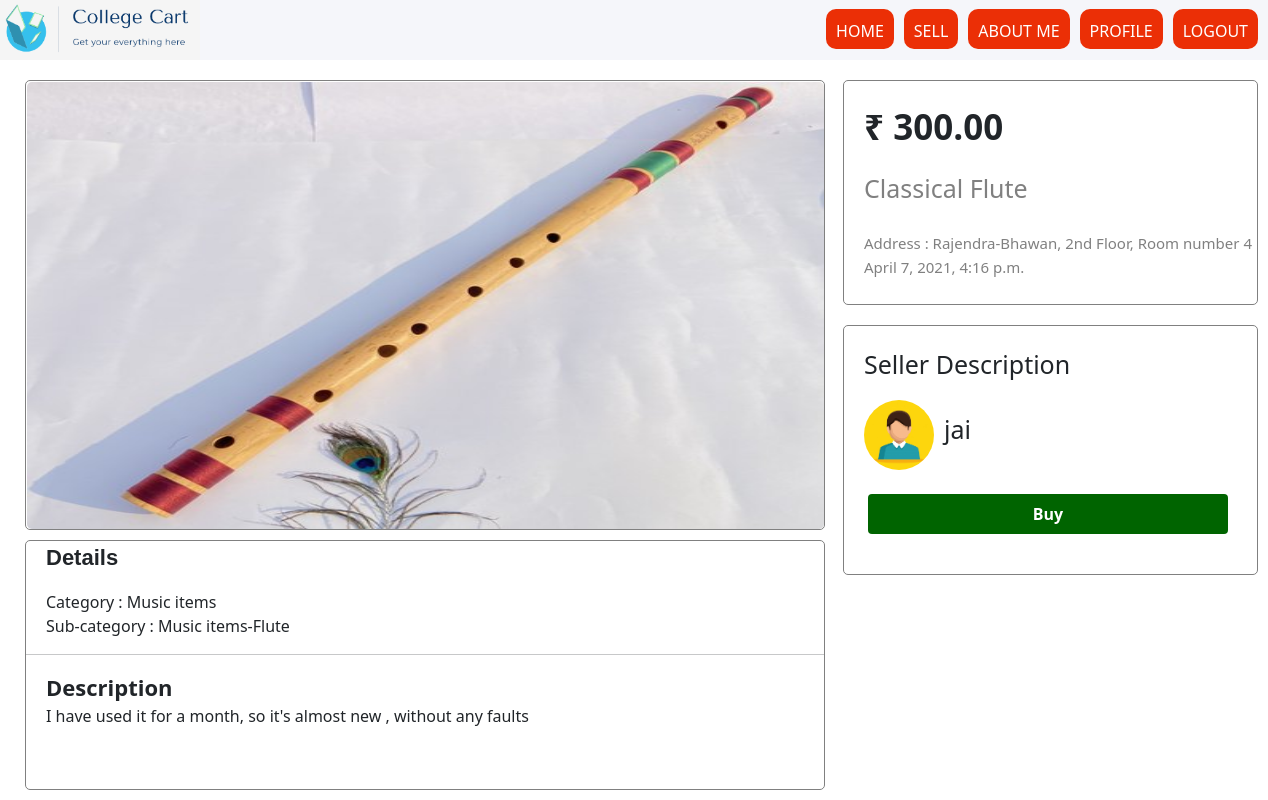
The page /shop/detail/24/ (signed in) on the database its author committed.
### shop/models.py (models this page shows)
class item(models.Model):
	user=models.ForeignKey(User, on_delete=models.CASCADE)
	category=models.ForeignKey(Category, on_delete=models.CASCADE)
	subcategoryname=models.ForeignKey(subcategory, on_delete=models.CASCADE)
	title=models.CharField(max_length=1000,null=False, blank=False)
	image=models.ImageField(null= False, blank=False, upload_to="itemimage" )
	description=models.CharField(max_length=1000, null=False, blank=False)
	price = models.DecimalField(max_digits=10, decimal_places=2)
	address=models.CharField(max_length=1000,null=False, blank=False)
	available = models.BooleanField(default=True)
	published_on=models.DateTimeField(auto_now=True)

class Category(models.Model):
	name=models.CharField(max_length=100)
	def __str__(self):
		return self.name

class subcategory(models.Model):
	category=models.ForeignKey(Category, on_delete=models.CASCADE)
	subcategoryname=models.TextField(null=False,blank=False)
	def __str__(self):
		return str(self.category)+'-'+str(self.subcategoryname)

### shop/views.py (the view)
# urls.py: path('detail/<int:item_id>/',views.detailView,name="detail"),
@login_required
def detailView(request,item_id):
	img = item.objects.get(pk=item_id)
	return render(request, 'detail.html',{'img':img})

### shop/context_processors.py (called while the page is built)
def menu_categories(request):
    categories = Category.objects.all()
    return {'menu_categories':categories}

### shop/templates/detail.html (shortened to what this page needs)
{% extends 'index.html'%}
{% block content %}
{% load static %}
<div id="container1" style="background-color:#f5f6fa;">
    <div class="headline" style="display: flex; flex-direction: row; justify-content: space-between;">
    <div class="image" style="display: flex;"><img src="{% static './logo1.PNG' %}" style="width: 200px; height: 60px;">
    </div>
    <div class="tags" style="display: flex;">
        <div class="icons" style="display: flex; flex-direction: row; justify-content: space-around;">
            <div class="small1" style="display: flex;"><button class="button" style="border: none; padding: 10px; margin-right: 10px; height: 40px; margin-top: 9px; border-radius: 10px; color: white; "><a href="{% url 'index' %}" style="text-decoration: none; color: white;">HOME</a></button></div>
            <div class="small2" style="display: flex;"><button class="button" style="border: none; padding: 10px; margin-right: 10px; height: 40px; margin-top: 9px; border-radius: 10px; color: white;"><a href="{% url 'ad' %}" style="text-decoration: none; color: white;">SELL</a></button></div>
            <div class="small3" style="display: flex;"><button class="button" style="border: none; padding: 10px; margin-right: 10px; height: 40px; margin-top: 9px; border-radius: 10px; color: white;"><a href="{% url 'about' %}" style="text-decoration: none; color: white;">ABOUT ME</a></button></div>
            <div class="small4" style="display: flex;"><button class="button" style="border: none; padding: 10px; margin-right: 10px; height: 40px; margin-top: 9px; border-radius: 10px; color: white;"><a href="{% url 'profile' %}" style="text-decoration: none; color: white;">PROFILE</a></button></div>
            <div class="small5" style="display: flex;"><button class="button" style="border: none; padding: 10px; margin-right: 10px; height: 40px; margin-top: 9px; border-radius: 10px; color: white;"><a href="{% url 'logout' %}" style="text-decoration: none; color: white;">LOGOUT</a></button></div>
        </div>
    </div>
    </div>
</div>
<div class="main_page" style="display: flex; flex-direction: row;">
    <div class="main_page1">
        <div class="image_pic" style="border: 0.5px solid gray; border-radius: 5px;width: 800px; height: 450px;margin-left: 25px; margin-top: 20px;">
            <img src="{{img.image.url}}" style="height: 447px; width: 797px; margin-left: 1px; border-radius: 5px; margin-top: 1px;">
        </div>
        <div class="details" style="width: 800px; height: 250px;border-radius: 5px;border: 0.5px solid gray;margin-left: 25px; margin-top: 10px;">
            <p style="font-size: 22px; font-family:sans-serif; margin-left: 20px;"><b>Details</b></p>
            <span style="margin-left: 20px;">Category : {{img.category}}</span></br>
            <span style="margin-left: 20px;">Sub-category : {{img.subcategoryname}}</span><br><hr>
            <span style="margin-left: 20px;font-size: 22px;"><b>Description</b></span><br>
            <span style="margin-left: 20px;;"> {{img.description}}</span><br>
        </div>
    </div>
    <div class="main_page2">
        <div class="price_tag" style="border: 0.5px solid gray; border-radius: 5px; margin-left: 18px ;width: 415px; height: 225px;display: flex; flex-direction: row; margin-top: 20px;">
            <div>
                <p style="font-size: 35px; margin-left: 20px; margin-top: 20px;"><b>&#8377; {{img.price}}</b></p>
                <span style="margin-left: 20px; color: gray;font-size: 25px;">{{img.title}}</span></br></br>
                <span style="margin-left: 20px;  font-size: 15px; color: gray;" >Address : {{img.address}}</span><br>
                <span style="margin-left: 20px; font-size: 15px; color: gray; margin-left: 20px;">{{img.published_on}}</span></br>
            </div>
        </div>
        <div class="seller_descrip" style="border: 0.5px solid gray; border-radius: 5px; margin-left: 18px ;width: 415px; height: 250px;display: flex; flex-direction: row; margin-top: 20px;">
            <div>
                <p style="font-size: 25px; margin-left: 20px; margin-top: 20px;">Seller Description</p>
                <img src="{% static './ava.jpg'%}" style="height: 70px; width: 70px; border-radius: 50%; margin-left: 20px;"><span style="font-size: 25px; margin-left: 10px;">{{img.user}}</span><br>
                <br><a href="http://127.0.0.1:8000/chat/chatwith{{img.user}}/?username={{user.username}}"><button id="btn1" type="button"><b>Buy</b></button></a>
            </div>
        </div>
    </div>
</div>
{% endblock %}

### shop/templates/index.html (style rules this page uses)
.button { background-color: #eb2f06; cursor: pointer; }

### shop/templates/detail.html (style rules this page uses)
#btn1 { width: 360px; background-color: darkgreen; height: 40px; margin-left: 24px; border: none; color: white; border-radius: 4px; }

### rows shown on the page
item: image (picture), category "Music items", subcategoryname "Music items-Flute", description "I have used it for a month, so it's almost new , without any faults", price "300.00", title "Classical Flute", address "Rajendra-Bhawan, 2nd Floor, Room number 4", published_on "April 7, 2021, 4:16 p.m.", user "jai"
